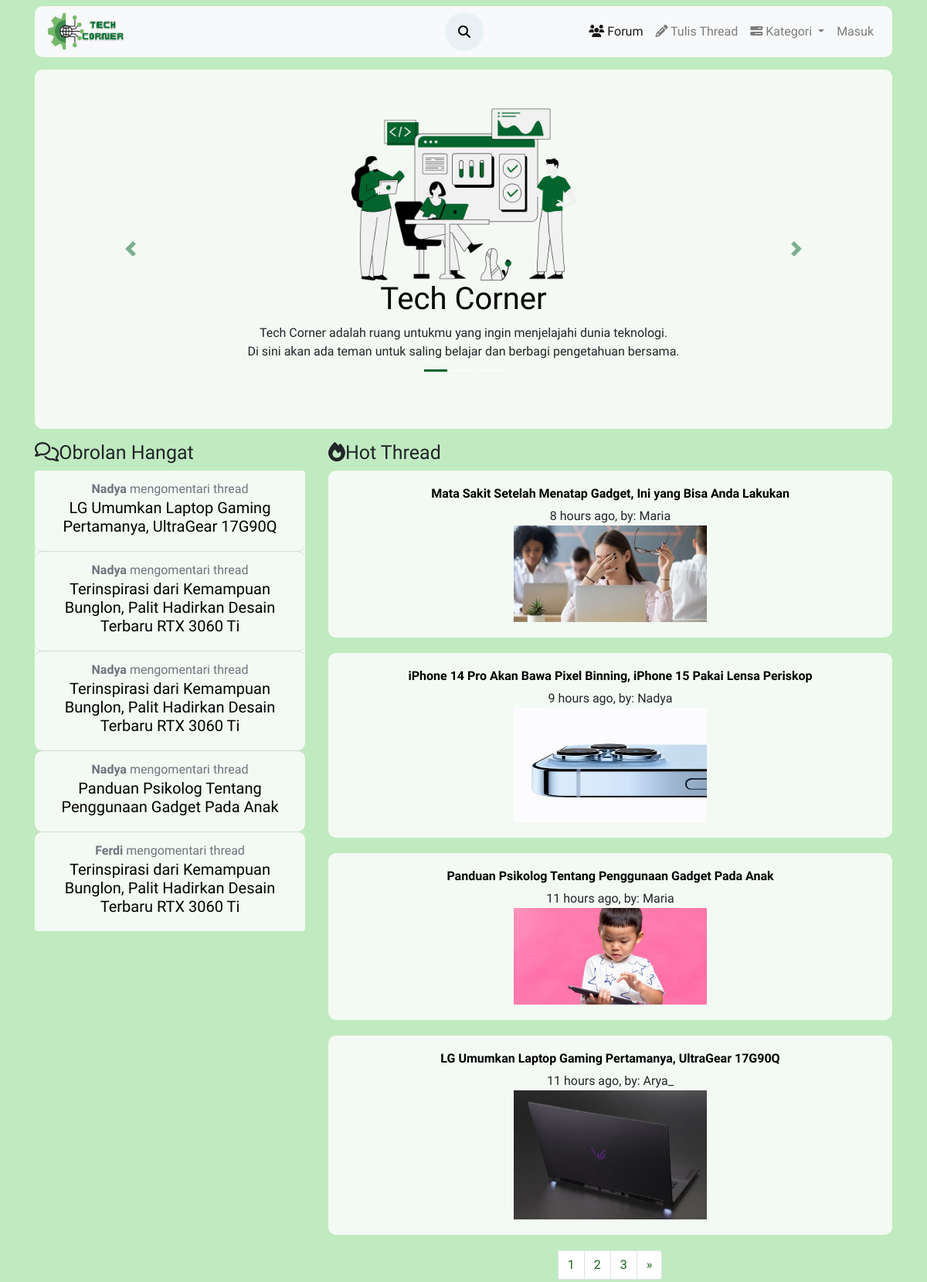
/forum (upper part), run on an earlier commit of the app's database.
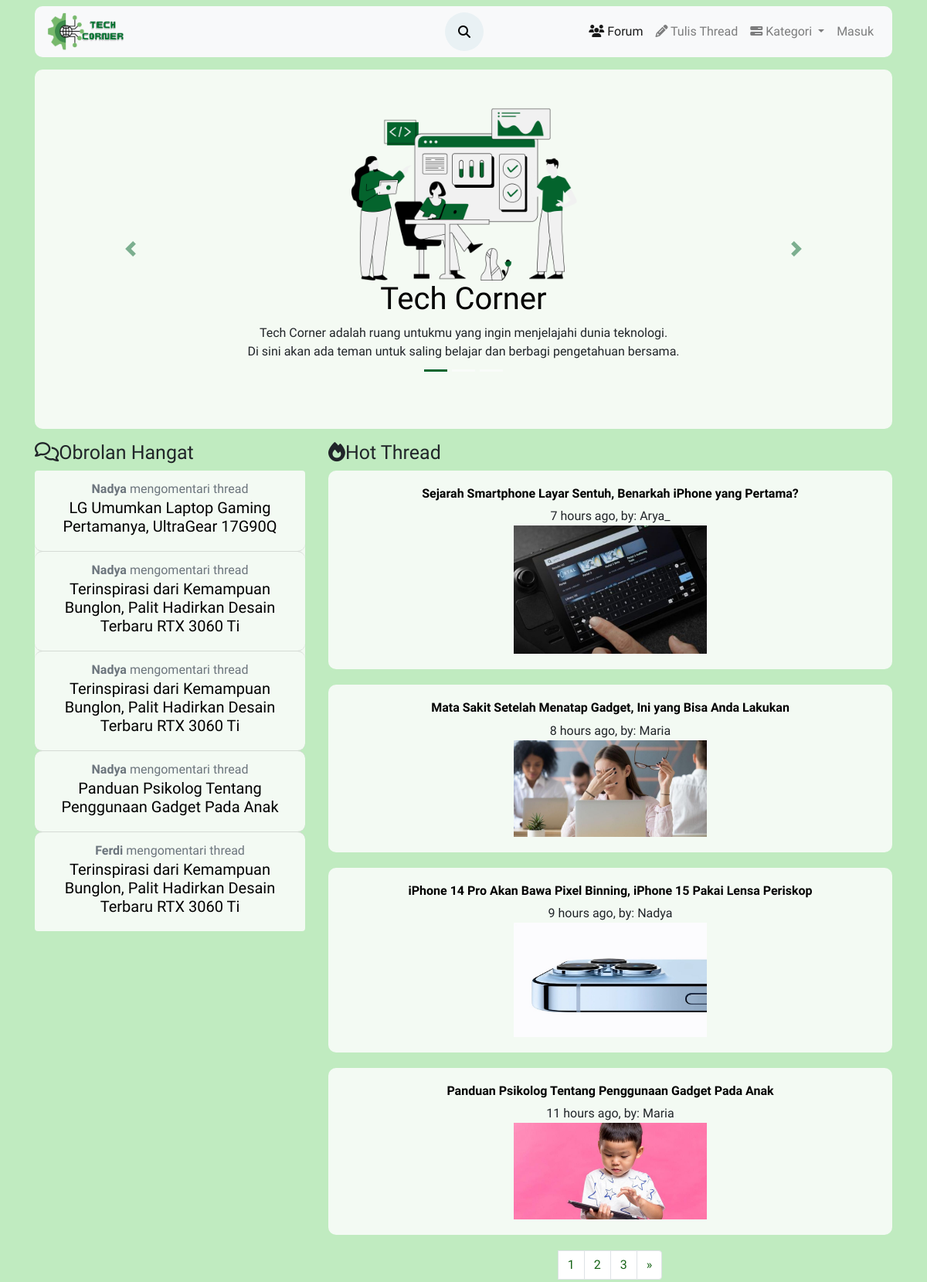
And on a later commit of the database.
### tables this page shows
CREATE TABLE `komentar` (
  `id` int(11) NOT NULL,
  `konten` text NOT NULL,
  `id_user` int(11) NOT NULL,
  `thread_id` int(11) NOT NULL,
  `parent` int(11) NOT NULL DEFAULT 0,
  `created_at` timestamp NOT NULL DEFAULT current_timestamp(),
  `diubah` varchar(20) DEFAULT NULL
);

CREATE TABLE `users` (
  `id_user` int(11) NOT NULL,
  `username` varchar(50) NOT NULL,
  `email` varchar(100) NOT NULL,
  `password` varchar(100) NOT NULL,
  `name` varchar(100) NOT NULL,
  `foto` varchar(50) NOT NULL,
  `level` varchar(20) NOT NULL,
  `vkey` varchar(200) NOT NULL,
  `verified` enum('0','1') NOT NULL DEFAULT '0' COMMENT '0 = not verified\r\n1 = verified\r\n',
  `created_at` timestamp(6) NOT NULL DEFAULT current_timestamp(6)
);

CREATE TABLE `posting` (
  `id_thread` int(50) NOT NULL,
  `user_id` int(50) NOT NULL,
  `judul` varchar(200) NOT NULL,
  `konten` text NOT NULL,
  `kategori` varchar(50) NOT NULL,
  `thumb` varchar(50) NOT NULL,
  `tanggal_posting` timestamp NOT NULL DEFAULT current_timestamp(),
  `diubah` varchar(20) DEFAULT NULL
);

### forum/funct/function.php (called while the page is built, shortened)
<?php
function query($query)
{
    global $conn;
    $result=mysqli_query($conn,$query);
    $rows=[];
    while($row= mysqli_fetch_assoc($result))
    {
        $rows[]=$row;
    }
    return $rows;
}
function users($id_user)
{
     $query="SELECT * FROM users WHERE
        id_user ='$id_user';";
     return query($query);
}
function times( $time )
{
    $time_difference = time() - $time;
    $condition = array( 12 * 30 * 24 * 60 * 60 =>  'year',
                30 * 24 * 60 * 60       =>  'month',
                24 * 60 * 60            =>  'day',
                60 * 60                 =>  'hour',
                60                      =>  'minute',
                1                       =>  'second'
    );
    foreach( $condition as $secs => $str )
    {
        $d = $time_difference / $secs;
        if( $d >= 1 )
        {
            $t = round( $d );
            return  $t . ' ' . $str . ( $t > 1 ? 's' : '' ) . ' ago';
        }
    }
}
?>

### forum/index.php (the view, shortened to what the changed rows need)
<?php include('layout/header.php'); ?>
<?php include('layout/navbar.php'); ?>
<?php include('funct/function.php'); ?>
<?php
$jumlah_data_perhalaman = 4;
$jumlahData = count(query("SELECT * FROM posting "));
$jumlahpage = ceil($jumlahData / $jumlah_data_perhalaman);
$activepage = (isset($_GET['halaman'])) ? $_GET['halaman'] : 1;
$awal = ($jumlah_data_perhalaman * $activepage) - $jumlah_data_perhalaman;
$list = query("SELECT * FROM posting ORDER BY tanggal_posting DESC LIMIT $awal,$jumlah_data_perhalaman ")
?>
<div class="container">
    <div class="main-content">
        <div class="banner p-5  text-center">
            <div class="bd-example">
                <div id="carouselExampleCaptions" class="carousel slide" data-ride="carousel">
                    <div class="carousel-inner">
                        <div class="carousel-item active">
                            <center>
                            <div class="d-none d-md-block">
                                <h1>Tech Corner</h1>
                            </div>
                            </center>
                        </div>
                    </div>
                    <br>
                </div>
            </div>
        </div>
    </div>
</div>
<div class="container mb-3 mt-3 align-self-center">
    <div class="card-fitur">
        <div class="row">
            <?php
                $komentar_query = "SELECT * FROM komentar ORDER BY created_at DESC LIMIT 5 ";
                $komentar_result = mysqli_query($conn, $komentar_query);
            ?>
            <div class="col-6 col-md-4 mb-3 pull-left">
                <h2><i class="fa fa-comments-o" aria-hidden="true"></i>Obrolan Hangat</h2>
                <div class="card">
                    <ul class="list-group list-group-flush">
                        <?php foreach($komentar_result as $komen) : ?>
                            <?php
                                $user_query = "SELECT * FROM users WHERE id_user = ".$komen['id_user']." LIMIT 1;";
                                $user_result = mysqli_query($conn, $user_query);
                                $user =  mysqli_fetch_assoc($user_result);
                                $thread_query = "SELECT * FROM posting WHERE id_thread = ".$komen['thread_id']."     LIMIT 1;";
                                $thread_result = mysqli_query($conn, $thread_query);
                                $thread =  mysqli_fetch_assoc($thread_result);
                            ?>
                        <?php if(isset($thread['judul'])) : ?>
                        <li class="list-group-item">
                            <span class="text-muted"><b><?= $user['username']; ?></b> mengomentari thread</span>
                            <div class="forum">
                                <a href="view.php?thread=<?= $komen['thread_id']; ?>"><h5><?= $thread['judul']; ?></h5></a>
                            </div>
                        </li>
                        <?php endif; ?>
                        <?php endforeach ?>
                    </ul>
                </div>
            </div>
            <div class="col-md-8  text-center">
                <h2><i class="fa fa-fire" aria-hidden="true"></i>Hot Thread</h2>
                <?php foreach ($list as $data) : ?>
                    <?php foreach ($res = users($data['user_id']) as $user) : ?>
                        <div class="widget">
                            <div class="card media d-flex justify-content-center align-items-center">
                                <div class="card-body d-flex justify-content-center align-items-center  ">
                                    <div class="media-body ">
                                        <h6 class="media-heading justify-content-center">
                                            <a href="view.php?thread=<?= $data['id_thread'] ?>" target="_self"><b><?= $data['judul'] ?></b></a>
                                        </h6><span class="media-date"><a><?= times(strtotime($data['tanggal_posting'])) ?></a>, by: <a><?= $user['username'] ?></a></span>
                                        <br><a href="view.php?thread=<?= $data['id_thread'] ?>"><img class="media-object" src="assets/thumbnail/<?= $data['thumb']; ?>" width="250px" alt=""></a>
                                </div>
                            </div>
                        </div>
                    </div>
                <?php endforeach; ?>
            <?php endforeach; ?>
            <nav aria-label="Page navigation example">
                <ul class="pagination justify-content-center">
                    <?php for ($i = 1; $i <= $jumlahpage; $i++) : ?>
                        <?php if ($i === $activepage) : ?>
                            <li class="page-item  "><a class="page-link" href="index.php?halaman=<?= $i ?>"><?= $i ?></a></li>
                        <?php else : ?>
                            <li class="page-item "><a class="page-link" href="index.php?halaman=<?= $i ?>"><?= $i ?></a></li>
                        <?php endif; ?>
                    <?php endfor; ?>
                </ul>
            </nav>
        </div>
    </div>
</div>
</div>
<?php include('layout/footer.php'); ?>

What changed in the data, as far as the page shows it:
no longer on this page (row unchanged): posting: judul "LG Umumkan Laptop Gaming Pertamanya, UltraGear 17G90Q", tanggal_posting "11 hours ago", users (username "Arya_", posting.thumb (picture))
added posting: judul "Sejarah Smartphone Layar Sentuh, Benarkah iPhone yang Pertama?", tanggal_posting "7 hours ago", users (username "Arya_", posting.thumb (picture))
